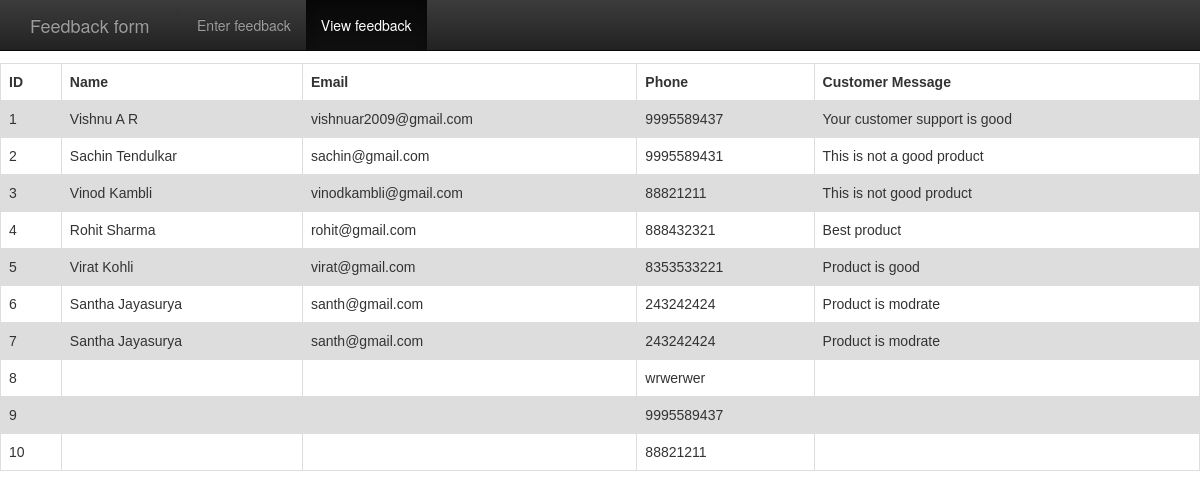
/view, run on the app's committed database.
### tables this page shows
CREATE TABLE contact_data (
	id integer primary key autoincrement,
	firstname text not null,
	lastname text not null,
	email text not null,
	phone text not null,
	customerdata text not null
);

### app.py (the view)
@app.route('/view')
def view():
    db = get_db()
    cur = db.execute('select * from contact_data')
    results = cur.fetchall()
    return render_template('details.html', results=results)

### database.py (called while the page is built)
def connect_db():
    sql = sqlite3.connect('form.db')
    sql.row_factory = sqlite3.Row
    return sql

def get_db():
    if not hasattr(g, 'sqlite_db'):
        g.sqlite_db = connect_db()
    return g.sqlite_db

### templates/details.html (shortened to what this page needs)
<!DOCTYPE html>
<html>
<head>
        <link rel="stylesheet" href="https://maxcdn.bootstrapcdn.com/bootstrap/3.3.7/css/bootstrap.min.css" >
        <link rel="stylesheet" href="https://maxcdn.bootstrapcdn.com/bootstrap/3.3.7/css/bootstrap-theme.min.css" >
</head>
<body>
    <nav class="navbar navbar-inverse navbar-fixed-top">
        <div class="container">
          <div class="navbar-header">
            <a class="navbar-brand" href="{{ url_for('index') }}">Feedback form</a>-->
          </div>
          <div id="navbar" class="navbar-collapse collapse">
            <ul class="nav navbar-nav">
              <li><a href="{{ url_for('index') }}">Enter feedback</a></li>
              <li class="active"><a href="{{ url_for('view') }}">View feedback</a></li>
            </ul>
          </div>
        </div>
      </nav>
<h2>HTML Table</h2>
<table>
  <tr>
    <th>ID</th>
    <th>Name</th>
    <th>Email</th>
    <th>Phone</th>
    <th>Customer Message</th>
  </tr>
  {% for view in results %}
  <tr>
    <td>{{ view.id }}</td>
    <td>{{ view.firstname }} {{ view.lastname}}</td>
    <td>{{ view.email }}</td>
    <td>{{ view.phone }}</td>
    <td>{{ view.customerdata }}</td>
  </tr>
  {% endfor %}
</table>
</body>
</html>

### templates/details.html (style rules this page uses)
table { font-family: arial, sans-serif; border-collapse: collapse; width: 100%; }
td, th { border: 1px solid #dddddd; text-align: left; padding: 8px; }
tr:nth-child(even) { background-color: #dddddd; }

### data on the page
contact_data: id "1", firstname "Vishnu", lastname "A R", email "vishnuar2009@gmail.com", phone "9995589437", customerdata "Your customer support is good"
contact_data: id "2", firstname "Sachin", lastname "Tendulkar", email "sachin@gmail.com", phone "9995589431", customerdata "This is not a good product"
contact_data: id "3", firstname "Vinod", lastname "Kambli", email "vinodkambli@gmail.com", phone "88821211", customerdata "This is not good product"
contact_data: id "4", firstname "Rohit", lastname "Sharma", email "rohit@gmail.com", phone "888432321", customerdata "Best product"
contact_data: id "5", firstname "Virat", lastname "Kohli", email "virat@gmail.com", phone "8353533221", customerdata "Product is good"
contact_data: id "6", firstname "Santha", lastname "Jayasurya", email "santh@gmail.com", phone "243242424", customerdata "Product is modrate"
contact_data: id "7", firstname "Santha", lastname "Jayasurya", email "santh@gmail.com", phone "243242424", customerdata "Product is modrate"
contact_data: id "8", phone "wrwerwer"
contact_data: id "9", phone "9995589437"
contact_data: id "10", phone "88821211"
